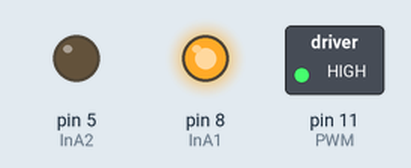
The sketch below on a simulated Arduino Uno, built with avr-gcc and run on an emulated ATmega328P. Shown: switched loads named in the sketch (green lamp = pin HIGH), output pins drawn as LEDs (lit = HIGH).

Above: at 0.5 s.
At 1.5 s:
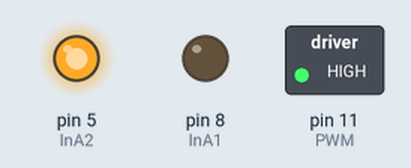
Timing chart, 0 to 3.0 s (numbered marks = the images above):
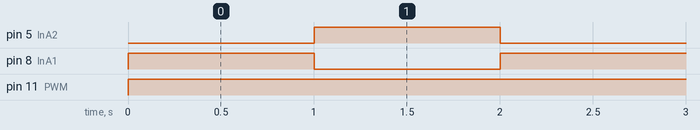

Measured:
- by itself, pin 5 (InA2), pin 8 (InA1): alternates HIGH for 1.0 s and LOW for 1.0 s
- by itself, pin 11 (PWM): LOW → HIGH at 0.00 s

The sketch:

MotorDriverSample.ino
```cpp
//abnegative2904
#define InA1 8
#define InA2 5
#define PWM 11

void setup() {
  pinMode(InA1, OUTPUT);
  pinMode(InA2, OUTPUT);
  pinMode(PWM, OUTPUT);
}


void loop() {

      digitalWrite(InA1, HIGH);   //forward
      digitalWrite(InA2, LOW);
      analogWrite(PWM, 255);

      delay(1000);

      digitalWrite(InA1, LOW);   //reverse
      digitalWrite(InA2, HIGH);
      analogWrite(PWM, 255);
      delay(1000);


}
```
